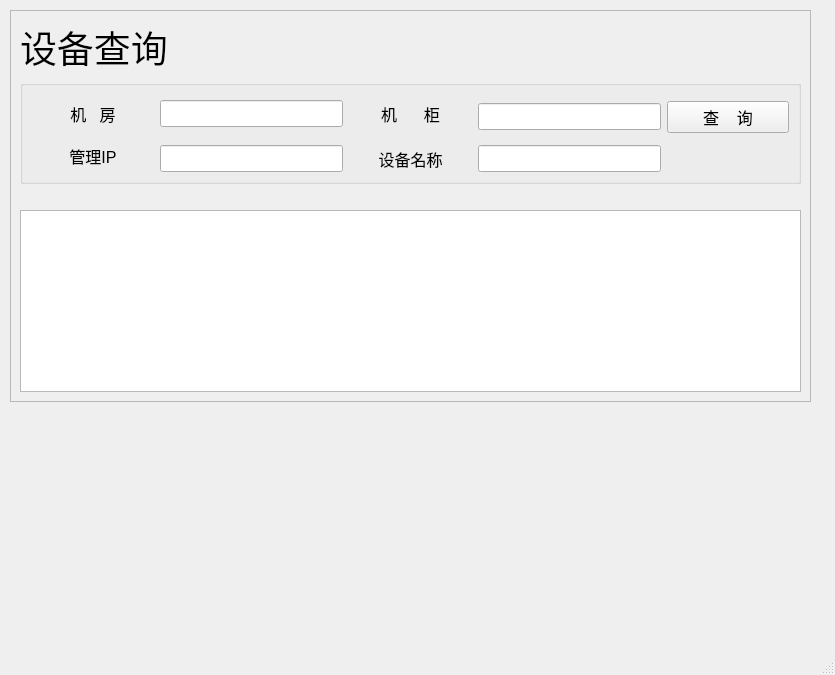
<?xml version="1.0" encoding="UTF-8"?>
<ui version="4.0">
 <class>select_windows</class>
 <widget class="QMainWindow" name="select_windows">
  <property name="geometry">
   <rect>
    <x>0</x>
    <y>0</y>
    <width>835</width>
    <height>675</height>
   </rect>
  </property>
  <property name="windowTitle">
   <string>设备查询</string>
  </property>
  <property name="windowIcon">
   <iconset>
    <normaloff>img/11.ico</normaloff>img/11.ico</iconset>
  </property>
  <widget class="QWidget" name="centralwidget">
   <widget class="QFrame" name="frame">
    <property name="geometry">
     <rect>
      <x>10</x>
      <y>10</y>
      <width>801</width>
      <height>392</height>
     </rect>
    </property>
    <property name="frameShape">
     <enum>QFrame::StyledPanel</enum>
    </property>
    <property name="frameShadow">
     <enum>QFrame::Raised</enum>
    </property>
    <layout class="QVBoxLayout" name="verticalLayout">
     <item>
      <widget class="QLabel" name="title">
       <property name="font">
        <font>
         <pointsize>28</pointsize>
        </font>
       </property>
       <property name="text">
        <string>设备查询</string>
       </property>
      </widget>
     </item>
     <item>
      <widget class="QGroupBox" name="">
       <property name="sizePolicy">
        <sizepolicy hsizetype="Preferred" vsizetype="Preferred">
         <horstretch>2</horstretch>
         <verstretch>0</verstretch>
        </sizepolicy>
       </property>
       <property name="font">
        <font>
         <pointsize>12</pointsize>
        </font>
       </property>
       <layout class="QGridLayout" name="gridLayout">
        <item row="0" column="0" rowspan="2">
         <widget class="QLabel" name="label">
          <property name="sizePolicy">
           <sizepolicy hsizetype="Preferred" vsizetype="Preferred">
            <horstretch>2</horstretch>
            <verstretch>0</verstretch>
           </sizepolicy>
          </property>
          <property name="text">
           <string>机   房</string>
          </property>
          <property name="alignment">
           <set>Qt::AlignCenter</set>
          </property>
         </widget>
        </item>
        <item row="0" column="1" rowspan="2">
         <widget class="QLineEdit" name="room">
          <property name="sizePolicy">
           <sizepolicy hsizetype="Expanding" vsizetype="Fixed">
            <horstretch>3</horstretch>
            <verstretch>0</verstretch>
           </sizepolicy>
          </property>
         </widget>
        </item>
        <item row="1" column="3">
         <widget class="QLineEdit" name="cabinet">
          <property name="sizePolicy">
           <sizepolicy hsizetype="Expanding" vsizetype="Fixed">
            <horstretch>3</horstretch>
            <verstretch>0</verstretch>
           </sizepolicy>
          </property>
         </widget>
        </item>
        <item row="1" column="4">
         <widget class="QPushButton" name="select_btn">
          <property name="sizePolicy">
           <sizepolicy hsizetype="Minimum" vsizetype="Fixed">
            <horstretch>2</horstretch>
            <verstretch>0</verstretch>
           </sizepolicy>
          </property>
          <property name="text">
           <string>查    询</string>
          </property>
         </widget>
        </item>
        <item row="3" column="1">
         <widget class="QLineEdit" name="mg_ip">
          <property name="sizePolicy">
           <sizepolicy hsizetype="Expanding" vsizetype="Fixed">
            <horstretch>3</horstretch>
            <verstretch>0</verstretch>
           </sizepolicy>
          </property>
         </widget>
        </item>
        <item row="3" column="2">
         <widget class="QLabel" name="label_3">
          <property name="sizePolicy">
           <sizepolicy hsizetype="Preferred" vsizetype="Preferred">
            <horstretch>2</horstretch>
            <verstretch>0</verstretch>
           </sizepolicy>
          </property>
          <property name="text">
           <string>设备名称</string>
          </property>
          <property name="alignment">
           <set>Qt::AlignCenter</set>
          </property>
         </widget>
        </item>
        <item row="3" column="3">
         <widget class="QLineEdit" name="machine_name">
          <property name="sizePolicy">
           <sizepolicy hsizetype="Expanding" vsizetype="Fixed">
            <horstretch>3</horstretch>
            <verstretch>0</verstretch>
           </sizepolicy>
          </property>
         </widget>
        </item>
        <item row="2" column="0" rowspan="2">
         <widget class="QLabel" name="label_4">
          <property name="sizePolicy">
           <sizepolicy hsizetype="Preferred" vsizetype="Preferred">
            <horstretch>2</horstretch>
            <verstretch>0</verstretch>
           </sizepolicy>
          </property>
          <property name="text">
           <string>管理IP</string>
          </property>
          <property name="alignment">
           <set>Qt::AlignCenter</set>
          </property>
         </widget>
        </item>
        <item row="0" column="2" rowspan="2">
         <widget class="QLabel" name="label_2">
          <property name="sizePolicy">
           <sizepolicy hsizetype="Preferred" vsizetype="Preferred">
            <horstretch>2</horstretch>
            <verstretch>0</verstretch>
           </sizepolicy>
          </property>
          <property name="text">
           <string>机      柜</string>
          </property>
          <property name="alignment">
           <set>Qt::AlignCenter</set>
          </property>
         </widget>
        </item>
       </layout>
      </widget>
     </item>
     <item>
      <spacer name="horizontalSpacer">
       <property name="orientation">
        <enum>Qt::Horizontal</enum>
       </property>
       <property name="sizeHint" stdset="0">
        <size>
         <width>778</width>
         <height>20</height>
        </size>
       </property>
      </spacer>
     </item>
     <item>
      <widget class="QTableWidget" name="select_table"/>
     </item>
    </layout>
   </widget>
  </widget>
  <widget class="QStatusBar" name="statusbar"/>
 </widget>
 <resources/>
 <connections/>
</ui>
